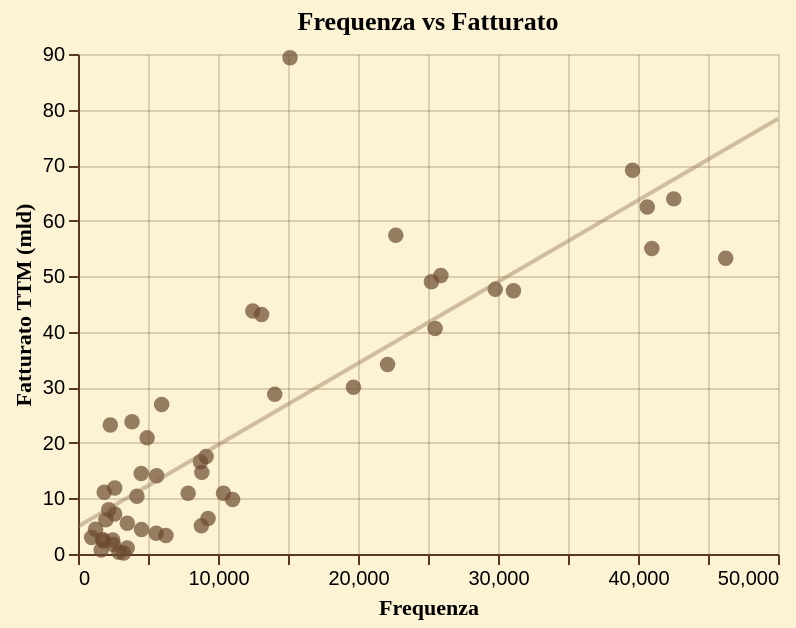

Specify this chart in Vega-Lite:
### Vega-Lite specification from a JSON file in a GitHub repository (floating-point values rounded to 4 significant figures)
{"config": {"background": "#fbf3d3", "view": {"stroke": "transparent", "width": 350, "height": 250}, "axis": {"domainColor": "#5a3921", "gridColor": "#5a3921", "gridOpacity": 0.2, "tickColor": "#5a3921", "labelColor": "black", "titleColor": "black", "titleFont": "EB Garamond"}, "legend": {"labelColor": "black", "titleColor": "black", "labelFont": "EB Garamond", "titleFont": "EB Garamond"}, "title": {"color": "black", "font": "EB Garamond"}, "mark": {"color": "#6b4a32", "opacity": 0.8}, "bar": {"color": "#6b4a32", "opacity": 0.8}, "line": {"color": "#6b4a32", "opacity": 0.8}, "area": {"color": "#6b4a32", "opacity": 0.8}, "point": {"color": "#6b4a32", "opacity": 0.8}}, "layer": [{"mark": {"type": "circle", "opacity": 0.7, "size": 60}, "encoding": {"tooltip": [{"field": "tag_name", "title": "Azienda", "type": "nominal"}, {"field": "tag_freq", "format": ",", "title": "Articoli", "type": "quantitative"}, {"field": "revenue_ttm", "format": ",.1f", "title": "Fatturato TTM (mld)", "type": "quantitative"}], "x": {"field": "tag_freq", "title": "Frequenza", "type": "quantitative"}, "y": {"field": "revenue_ttm", "title": "Fatturato TTM (mld)", "type": "quantitative"}}, "title": "Frequenza vs Fatturato"}, {"mark": {"type": "line", "color": "#8e6d54", "opacity": 0.4}, "encoding": {"x": {"field": "tag_freq", "type": "quantitative"}, "y": {"field": "revenue_ttm", "type": "quantitative"}}, "transform": [{"on": "tag_freq", "regression": "revenue_ttm", "extent": [0, 50000]}]}], "data": {"name": "data-9456ef803b7d16f7b25e3614ceeb1ac5"}, "height": 250, "width": 350, "$schema": "https://vega.github.io/schema/vega-lite/v5.20.1.json", "datasets": {"data-9456ef803b7d16f7b25e3614ceeb1ac5": [{"tag_name": "Johnson & Johnson", "revenue_ttm": 89.33, "tag_freq": 15140.0}, {"tag_name": "Roche", "revenue_ttm": 69.08, "tag_freq": 39610.0}, {"tag_name": "Merck", "revenue_ttm": 63.92, "tag_freq": 42560.0}, {"tag_name": "Pfizer", "revenue_ttm": 62.46, "tag_freq": 40660.0}, {"tag_name": "AbbVie", "revenue_ttm": 57.37, "tag_freq": 22700.0}, {"tag_name": "AstraZeneca", "revenue_ttm": 54.98, "tag_freq": 40990.0}, {"tag_name": "Novartis", "revenue_ttm": 53.22, "tag_freq": 46260.0}, {"tag_name": "Bayer", "revenue_ttm": 50.13, "tag_freq": 25920.0}, {"tag_name": "Eli Lilly", "revenue_ttm": 49.0, "tag_freq": 25240.0}, {"tag_name": "Bristol-Myers Squibb", "revenue_ttm": 47.64, "tag_freq": 29800.0}, {"tag_name": "Sanofi", "revenue_ttm": 47.4, "tag_freq": 31100.0}, {"tag_name": "Novo Nordisk", "revenue_ttm": 43.73, "tag_freq": 12480.0}, {"tag_name": "Abbott", "revenue_ttm": 43.11, "tag_freq": 13120.0}, {"tag_name": "GlaxoSmithKline", "revenue_ttm": 40.59, "tag_freq": 25510.0}, {"tag_name": "Amgen", "revenue_ttm": 34.13, "tag_freq": 22110.0}, {"tag_name": "Takeda Pharmaceutical", "revenue_ttm": 30.01, "tag_freq": 19670.0}, {"tag_name": "Gilead Sciences", "revenue_ttm": 28.73, "tag_freq": 14050.0}, {"tag_name": "Siemens Healthcare", "revenue_ttm": 26.91, "tag_freq": 5976.0}, {"tag_name": "Fresenius", "revenue_ttm": 23.81, "tag_freq": 3859.0}, {"tag_name": "Stryker", "revenue_ttm": 23.22, "tag_freq": 2306.0}, {"tag_name": "Philips", "revenue_ttm": 20.91, "tag_freq": 4939.0}, {"tag_name": "Boston Scientific", "revenue_ttm": 17.55, "tag_freq": 9150.0}, {"tag_name": "Teva Pharmaceutical Industries", "revenue_ttm": 16.61, "tag_freq": 8748.0}, {"tag_name": "CSL", "revenue_ttm": 14.69, "tag_freq": 8845.0}, {"tag_name": "Otsuka Holdings", "revenue_ttm": 14.48, "tag_freq": 4514.0}, {"tag_name": "Regeneron Pharmaceuticals", "revenue_ttm": 14.09, "tag_freq": 5615.0}, {"tag_name": "Baxter", "revenue_ttm": 11.89, "tag_freq": 2623.0}, {"tag_name": "Vertex Pharmaceuticals", "revenue_ttm": 11.1, "tag_freq": 1871.0}, {"tag_name": "Astellas", "revenue_ttm": 10.95, "tag_freq": 7867.0}, {"tag_name": "Daiichi Sankyō", "revenue_ttm": 10.94, "tag_freq": 10390.0}, {"tag_name": "Sandoz Group", "revenue_ttm": 10.38, "tag_freq": 4209.0}, {"tag_name": "Biogen", "revenue_ttm": 9.816, "tag_freq": 11040.0}, {"tag_name": "Grifols", "revenue_ttm": 7.961, "tag_freq": 2194.0}, {"tag_name": "Chugai Pharmaceutical", "revenue_ttm": 7.196, "tag_freq": 2619.0}, {"tag_name": "UCB", "revenue_ttm": 6.402, "tag_freq": 9289.0}, {"tag_name": "Sun Pharmaceutical", "revenue_ttm": 6.15, "tag_freq": 1989.0}, {"tag_name": "Edwards Lifesciences", "revenue_ttm": 5.539, "tag_freq": 3521.0}, {"tag_name": "Eisai", "revenue_ttm": 5.064, "tag_freq": 8808.0}, {"tag_name": "Galderma Group", "revenue_ttm": 4.44, "tag_freq": 1257.0}, {"tag_name": "Incyte", "revenue_ttm": 4.413, "tag_freq": 4535.0}, {"tag_name": "Ipsen", "revenue_ttm": 3.72, "tag_freq": 5587.0}, {"tag_name": "Lundbeck", "revenue_ttm": 3.317, "tag_freq": 6280.0}, {"tag_name": "BioNTech", "revenue_ttm": 2.961, "tag_freq": 974.0}, {"tag_name": "Celltrion", "revenue_ttm": 2.601, "tag_freq": 1758.0}, {"tag_name": "Swedish Orphan Biovitrum (Sobi)", "revenue_ttm": 2.513, "tag_freq": 2480.0}, {"tag_name": "Alnylam Pharmaceuticals", "revenue_ttm": 2.348, "tag_freq": 1823.0}, {"tag_name": "Orion Pharma", "revenue_ttm": 1.713, "tag_freq": 2521.0}, {"tag_name": "Almirall", "revenue_ttm": 1.101, "tag_freq": 3518.0}, {"tag_name": "Ionis", "revenue_ttm": 0.7173, "tag_freq": 1658.0}, {"tag_name": "Galapagos NV", "revenue_ttm": 0.3099, "tag_freq": 2927.0}, {"tag_name": "PharmaMar", "revenue_ttm": 0.1892, "tag_freq": 3260.0}]}}
